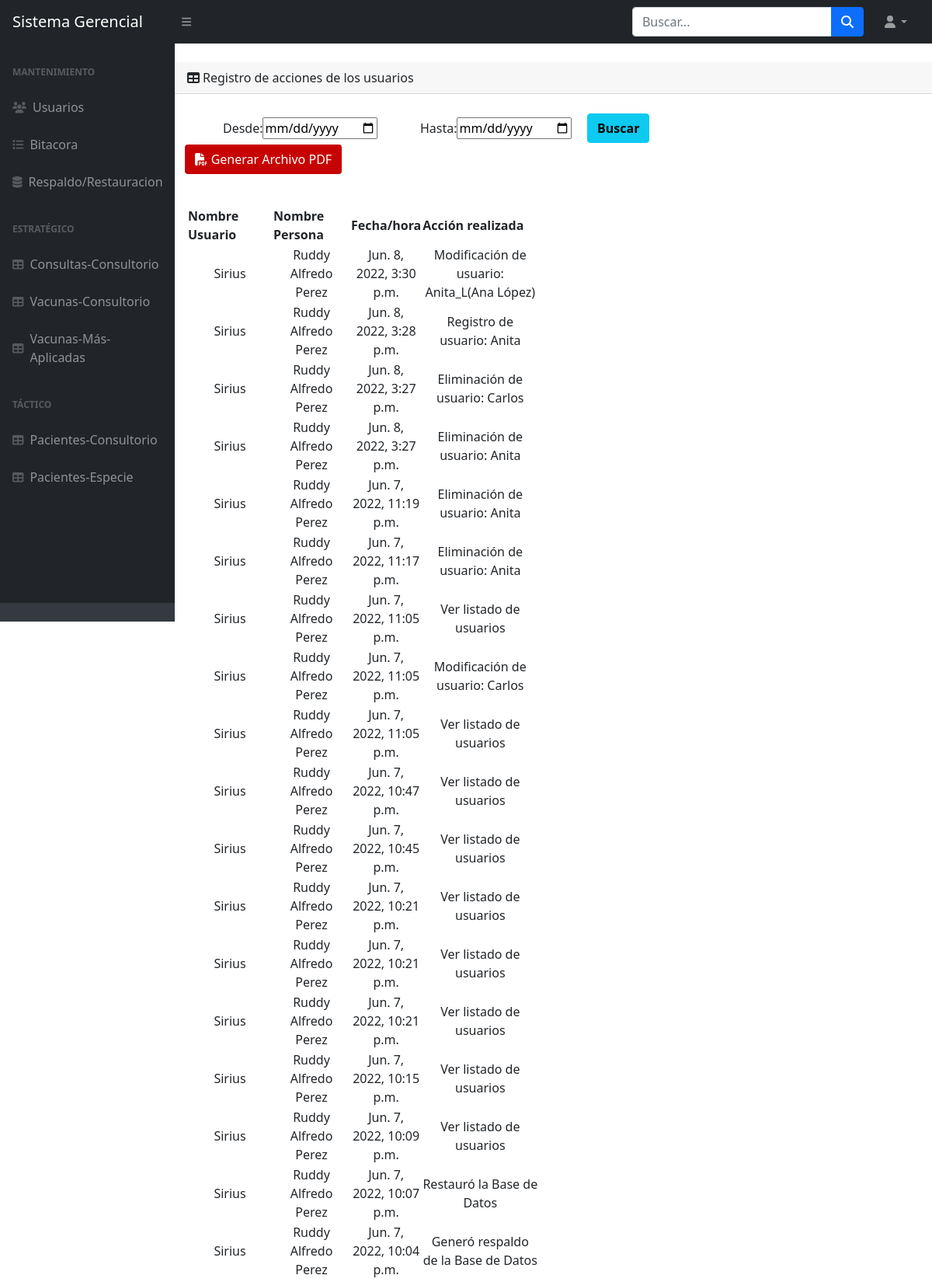
The app's page /listado_bitacora/ (upper part) with its own data.
### SistemaGerencial/models.py (models this page shows, shortened)
class Bitacora(models.Model):
    id = models.AutoField(primary_key=True)
    usuario = models.ForeignKey('User', on_delete = models.CASCADE)
    accion = models.CharField(max_length=100, help_text="")
    fecha = models.DateTimeField(auto_now_add = True)

class User(AbstractUser):
    ROL = (('administrador','Administrador'),('estrategico', 'Estrategico'), ('tactico', 'Tactico'))
    rol = models.CharField(max_length=20, choices=ROL, blank=True, help_text='')

### SistemaGerencial/views.py (the view, shortened to what this page needs)
# urls.py: path('listado_bitacora/', listado_bitacora, name="listado_bitacora"),
def listado_bitacora(request):
    fec1 = request.GET.get('buscarFecha1')  # Filtro por fecha
    fec2 = request.GET.get('buscarFecha2')  # Filtro por fecha
    context = {}
    if (fec1 == "" and fec2 == "") or (fec1 == None and fec2 == None):
        bitacoras = Bitacora.objects.all().order_by('-fecha')
        context = {'bitacoras': bitacoras}
    return render(request, 'listado_bitacora.html', context)

### SistemaGerencial/templates/listado_bitacora.html (shortened to what this page needs)
{% extends 'base.html' %}
{% load static %}
{% block content %}
    <br>
        <div class="card-header">
            <i class="fas fa-table me-1"></i>Registro de acciones de los usuarios
        </div>&nbsp;
        <div class="d-flex justify-content start">&nbsp;&nbsp;&nbsp;
    <form role="form" method="get" >
        <div>
            <table>
                <tr>
                    <td width="250" align="right">
                        Desde:<input type="date"  placeholder="aaaa-mm-dd" name="buscarFecha1" value="{{ request.GET.buscarFecha1 }}">
                    </td>
                    <td width="250" align="right">
                        Hasta:<input type="date"  placeholder="aaaa-mm-dd" name="buscarFecha2" value="{{ request.GET.buscarFecha2 }}">
                    </td>
                    <td width="100" align="right">
                        <button type="submit" class="btn btn-info" ><B>Buscar</B></button>
                    </td>
                </tr>
                <tr>
                    <td style="text-align:left;">
                        <a href="{% url 'reporte_Bitacora' %}" class="btn"
                            style="color:white; background-color:rgb(199, 2, 2)"><i class="fa fa-file-pdf"
                                aria-hidden="true"></i>  Generar Archivo PDF</a>
                    </td>
                </tr>
            </table>
            <br>
        </div>
    </form>
</div>
        <div class="card-body">
            <table id="datatablesSimple">
            <thead>
                <tr>
                    <th>Nombre Usuario</th>
                    <th>Nombre Persona</th>
                    <th>Fecha/hora</th>
                    <th>Acción realizada</th>
                </tr>
                </thead>
            <tbody>
                {% for b in bitacoras %}
                    <tr>
                        <td width="40" style="text-align: center">{{b.usuario.username}}</td>
                        <td width="100" style="text-align: center">{{b.usuario.first_name}} {{b.usuario.last_name}}</td>
                        <td width="50" style="text-align: center">{{b.fecha}}</td>
                        <td width="150"style="text-align: center">{{b.accion}}</td>
                    </tr>
                {% endfor %}
            </tbody>
            </table>
</div>
{% endblock content%}

### records on screen
Bitacora: usuario.username "Sirius", usuario.first_name "Ruddy Alfredo", usuario.last_name "Perez", fecha "Jun. 8, 2022, 3:30 p.m.", accion "Modificación de usuario: Anita_L(Ana López)"
Bitacora: usuario.username "Sirius", usuario.first_name "Ruddy Alfredo", usuario.last_name "Perez", fecha "Jun. 8, 2022, 3:28 p.m.", accion "Registro de usuario: Anita"
Bitacora: usuario.username "Sirius", usuario.first_name "Ruddy Alfredo", usuario.last_name "Perez", fecha "Jun. 8, 2022, 3:27 p.m.", accion "Eliminación de usuario: Carlos"
Bitacora: usuario.username "Sirius", usuario.first_name "Ruddy Alfredo", usuario.last_name "Perez", fecha "Jun. 8, 2022, 3:27 p.m.", accion "Eliminación de usuario: Anita"
Bitacora: usuario.username "Sirius", usuario.first_name "Ruddy Alfredo", usuario.last_name "Perez", fecha "Jun. 7, 2022, 11:19 p.m.", accion "Eliminación de usuario: Anita"
Bitacora: usuario.username "Sirius", usuario.first_name "Ruddy Alfredo", usuario.last_name "Perez", fecha "Jun. 7, 2022, 11:17 p.m.", accion "Eliminación de usuario: Anita"
Bitacora: usuario.username "Sirius", usuario.first_name "Ruddy Alfredo", usuario.last_name "Perez", fecha "Jun. 7, 2022, 11:05 p.m.", accion "Ver listado de usuarios"
Bitacora: usuario.username "Sirius", usuario.first_name "Ruddy Alfredo", usuario.last_name "Perez", fecha "Jun. 7, 2022, 11:05 p.m.", accion "Modificación de usuario: Carlos"
Bitacora: usuario.username "Sirius", usuario.first_name "Ruddy Alfredo", usuario.last_name "Perez", fecha "Jun. 7, 2022, 11:05 p.m.", accion "Ver listado de usuarios"
Bitacora: usuario.username "Sirius", usuario.first_name "Ruddy Alfredo", usuario.last_name "Perez", fecha "Jun. 7, 2022, 10:47 p.m.", accion "Ver listado de usuarios"
Bitacora: usuario.username "Sirius", usuario.first_name "Ruddy Alfredo", usuario.last_name "Perez", fecha "Jun. 7, 2022, 10:45 p.m.", accion "Ver listado de usuarios"
Bitacora: usuario.username "Sirius", usuario.first_name "Ruddy Alfredo", usuario.last_name "Perez", fecha "Jun. 7, 2022, 10:21 p.m.", accion "Ver listado de usuarios"
Bitacora: usuario.username "Sirius", usuario.first_name "Ruddy Alfredo", usuario.last_name "Perez", fecha "Jun. 7, 2022, 10:21 p.m.", accion "Ver listado de usuarios"
Bitacora: usuario.username "Sirius", usuario.first_name "Ruddy Alfredo", usuario.last_name "Perez", fecha "Jun. 7, 2022, 10:21 p.m.", accion "Ver listado de usuarios"
Bitacora: usuario.username "Sirius", usuario.first_name "Ruddy Alfredo", usuario.last_name "Perez", fecha "Jun. 7, 2022, 10:15 p.m.", accion "Ver listado de usuarios"
Bitacora: usuario.username "Sirius", usuario.first_name "Ruddy Alfredo", usuario.last_name "Perez", fecha "Jun. 7, 2022, 10:09 p.m.", accion "Ver listado de usuarios"
Bitacora: usuario.username "Sirius", usuario.first_name "Ruddy Alfredo", usuario.last_name "Perez", fecha "Jun. 7, 2022, 10:07 p.m.", accion "Restauró la Base de Datos"
Bitacora: usuario.username "Sirius", usuario.first_name "Ruddy Alfredo", usuario.last_name "Perez", fecha "Jun. 7, 2022, 10:04 p.m.", accion "Generó respaldo de la Base de Datos"
